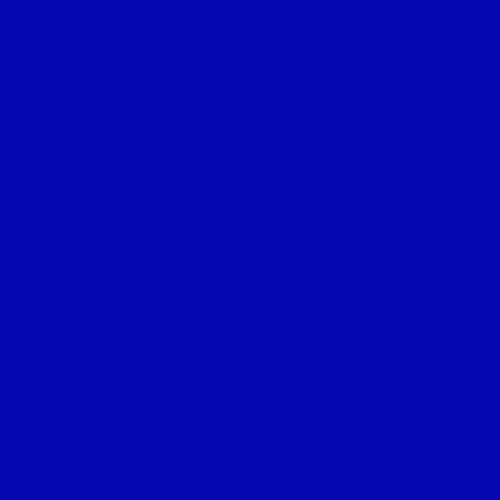
Frame 1 (no input)
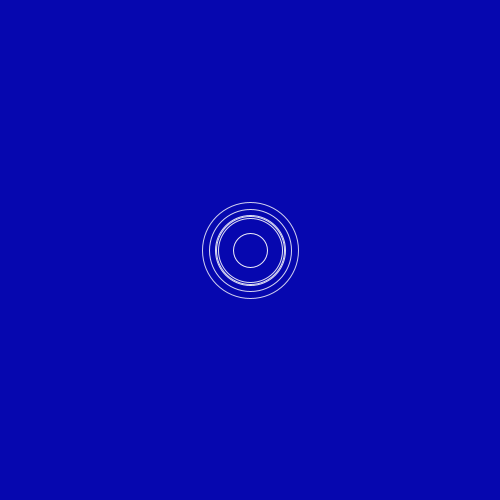
Frame 60 (the mouse pressed at the canvas centre just before this capture)
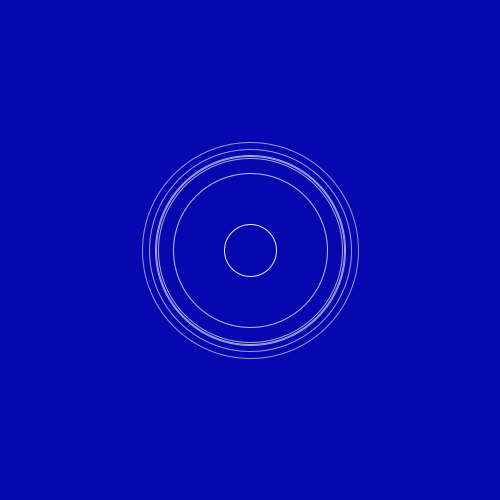
Frame 120 (the mouse held since frame 60 and released just before this capture)

The Processing sketch that drew these frames (run headless with seeded random() and noise(); from frame 60 on, the mouse is pressed at the canvas centre):

// Processing sketch: sketch_22012017
// ── sketch_22012017.pde
ArrayList <Wave> wave;

void setup(){
  size(500, 500);
  smooth();
  wave = new ArrayList<Wave>();
}

void draw(){
  background(6,7,175);
  for(int i = wave.size()-1; i>=0; i--){
    Wave w = wave.get(i);
    w.update();
    w.display();
    if(w.isDead()){
      wave.remove(i);
    }
  }
  wave.add(new Wave());
}
// ── Wave.pde
class Wave{
  float s = 0;
  float r = random(200);
  float alpha = 255;
  Wave(){
  
  }
  
  void update(){
    alpha-=1;
    s+=2;
  }
  
  boolean isDead(){
    if(alpha<=0){
        return true;
    }else{
       return false;
    }
  }
  
  void display(){
    if(r<10){
      stroke(255, alpha);
      noFill();
      ellipse(width/2, height/2, s, s);
    }else{
    
    }
  }
}
